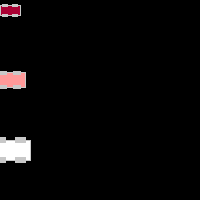
Frame 1 (no input)
Frame 60 (the mouse pressed at the canvas centre just before this capture): identical to frame 1, image omitted
Frame 120 (the mouse held since frame 60 and released just before this capture): identical to frame 1, image omitted

The Processing sketch that drew this single still picture (run headless with seeded random() and noise(); from frame 60 on, the mouse is pressed at the canvas centre):

// Processing sketch: Aufgabe5_7
// ── Aufgabe5_7.pde
int globalX = 0;
int speed = 1;

void setup() {
  size(200, 200);
  smooth();
}
void draw() {
  background(0);
  move();
  bounce();
  drawCar(10,10,20,#AA0033);
  drawCar(10,80,30,#FF9999);
  drawCar(10,150,40,#FFFFFF);
}
void move() {
  // Change the x location by speed
  globalX = globalX + speed;
}
void bounce() {
  if ((globalX > width) || (globalX < 0)) {
    speed = speed * -1;
  }
}
void drawCar(int x, int y, int thesize, color c) {
  int offset = thesize / 4;
  rectMode(CENTER);
  stroke(200);
  fill(c);
  rect(x, y, thesize, thesize/2);
  fill(200);
  rect(x - offset, y - offset, offset, offset/2);
  rect(x + offset, y - offset, offset, offset/2);
  rect(x - offset, y + offset, offset, offset/2);
  rect(x + offset, y + offset, offset, offset/2);
}
